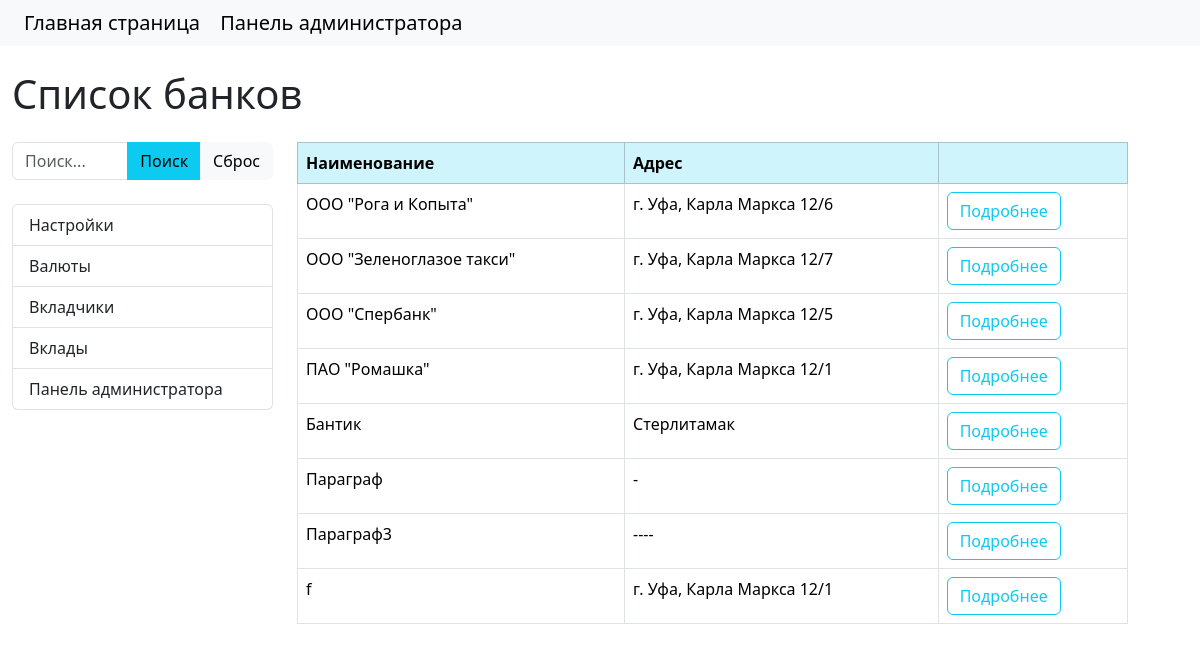
The page / on the database its author committed.
### core/models.py (models this page shows, shortened)
class Bank(models.Model):
    name = models.CharField('Наименование', max_length=100, unique=True)
    address = models.CharField('Адрес', max_length=200)
    class Meta:
        verbose_name = 'Банк'
        verbose_name_plural = 'Банки'

### core/views.py (the view)
# urls.py: path('', views.BanksList.as_view(), name='home'),
class BanksList(ListView):
    model = models.Bank
    context_object_name = 'banks'
    template_name = 'core/index.html'
    def get_filters(self):
        queryset = super().get_queryset()
        return filters.BanksFilter(self.request.GET, queryset=queryset)
    def get_queryset(self):
        return self.get_filters().qs
    def get_context_data(self, **kwargs):
        context = super().get_context_data(**kwargs)
        context['filters'] = self.get_filters()
        context['title'] = 'Список банков'
        return context

### core/templates/core/index.html (shortened to what this page needs)
{% extends 'base.html' %}
{% block page_title %}
<h1 class="mb-4">
    {{ title }}
</h1>
{% endblock %}
{% block sidebar %}
<div class="col-md-3">
    <form method="get">
        <div class="input-group">
            <input name="term" type="text" class="form-control" placeholder="Поиск..." aria-label="Поиск..."
               aria-describedby="button-addon2" value="{{ filters.data.term }}">
            <button type="submit" class="btn btn-info">Поиск</button>
            <a href="{% url 'home' %}" class="btn btn-light">Сброс</a>
        </div>
    </form>
    <ul class="list-group mt-4">
        <a class="list-group-item" href="{% url 'banks_settings' %}">Настройки</a>
        <a class="list-group-item" href="{% url 'currency' %}">Валюты</a>
        <a class="list-group-item" href="{% url 'depositors' %}">Вкладчики</a>
        <a class="list-group-item" href="{% url 'deposits' %}">Вклады</a>
        <a class="list-group-item" href="{% url 'admin' %}">Панель администратора</a>
    </ul>
</div>
{% endblock %}
{% block content %}
<div class="col-md-9">
    <table class="table table-bordered">
        <thead class="table-info">
        <tr>
            <th scope="col">Наименование</th>
            <th scope="col">Адрес</th>
            <th scope="col"></th>
        </tr>
        </thead>
        <tbody>
        {% for item in banks %}
        <tr>
            <td>{{ item.name }}</td>
            <td>{{ item.address }}</td>
            <td>
                <a href="{% url 'bank_detail' pk=item.pk %}" class="btn btn-outline-info">Подробнее</a>
            </td>
        </tr>
        {% endfor %}
        </tbody>
    </table>
</div>
{% endblock %}

### rows shown on the page
Bank: name "ООО \"Рога и Копыта\"", address "г. Уфа, Карла Маркса 12/6"
Bank: name "ООО \"Зеленоглазое такси\"", address "г. Уфа, Карла Маркса 12/7"
Bank: name "ООО \"Спербанк\"", address "г. Уфа, Карла Маркса 12/5"
Bank: name "ПАО \"Ромашка\"", address "г. Уфа, Карла Маркса 12/1"
Bank: name "Бантик", address "Стерлитамак"
Bank: name "Параграф", address "-"
Bank: name "Параграф3", address "----"
Bank: name "f", address "г. Уфа, Карла Маркса 12/1"

### other values the page prints
{{ title }} "Список банков"
